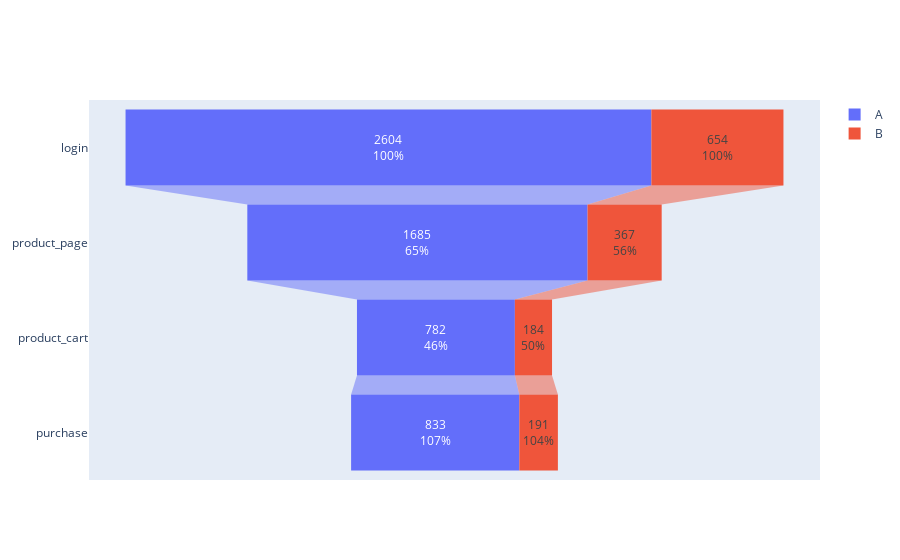

Notebook code for this chart:
### Markdown cell above
Построим воронку событий для пользователей из разных групп теста

### Code cell
# воронка событий 

fig = go.Figure()

fig.add_trace(go.Funnel(
    name = 'A',
    y = final_pivot_event['event_name'],
    x = final_pivot_event['A'],
    textinfo = "value+percent previous"))

fig.add_trace(go.Funnel(
    name = 'B',
    orientation = "h",
    y = final_pivot_event['event_name'],
    x = final_pivot_event['B'],
    textposition = "inside",
    textinfo = "value+percent previous"))

fig.show()

### Figure 1 — Plotly figure (JSON) as saved in the notebook; plotly's stock layout.template omitted (floating-point values rounded to 4 significant figures)
{"data": [{"name": "A", "textinfo": "value+percent previous", "type": "funnel", "x": [2604, 1685, 782, 833], "y": ["login", "product_page", "product_cart", "purchase"]}, {"name": "B", "orientation": "h", "textinfo": "value+percent previous", "textposition": "inside", "type": "funnel", "x": [654, 367, 184, 191], "y": ["login", "product_page", "product_cart", "purchase"]}], "layout": {}}
